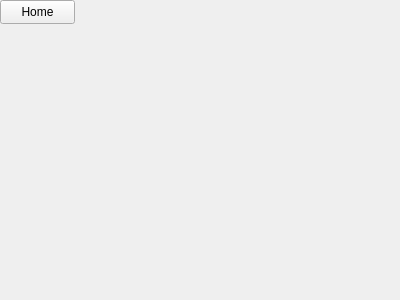
<?xml version="1.0" encoding="UTF-8"?>
<ui version="4.0">
 <class>TraceWidget</class>
 <widget class="QWidget" name="TraceWidget">
  <property name="geometry">
   <rect>
    <x>0</x>
    <y>0</y>
    <width>400</width>
    <height>300</height>
   </rect>
  </property>
  <property name="windowTitle">
   <string>Form</string>
  </property>
  <widget class="QPushButton" name="homeButton">
   <property name="geometry">
    <rect>
     <x>0</x>
     <y>0</y>
     <width>75</width>
     <height>24</height>
    </rect>
   </property>
   <property name="text">
    <string>Home</string>
   </property>
  </widget>
 </widget>
 <resources/>
 <connections/>
</ui>
